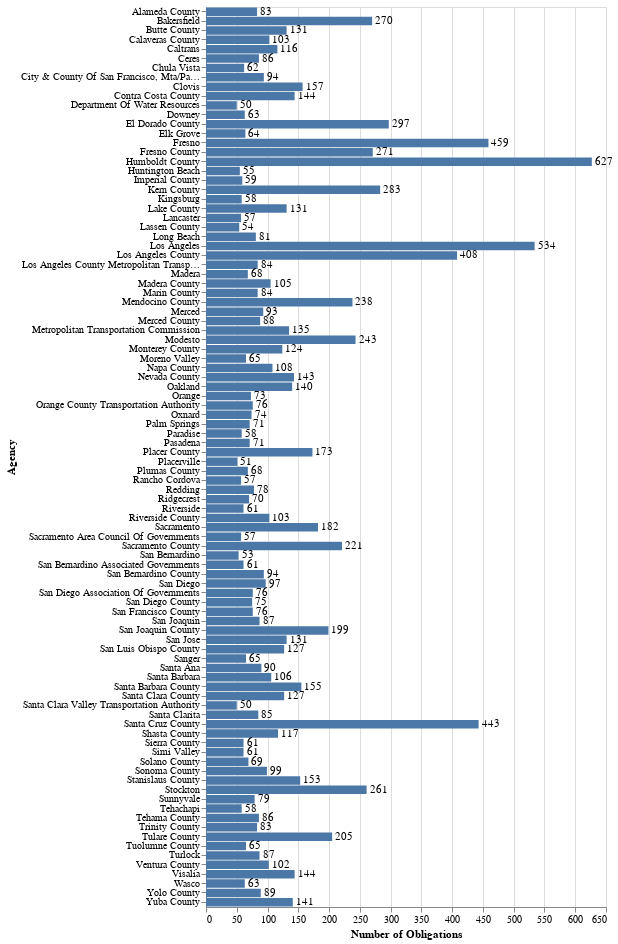

Source (notebook cell):
### Code cell
bars = alt.Chart(source).mark_bar().encode(
    x=alt.X('n', axis=alt.Axis(title='Number of Obligations')),
    y=alt.Y('agency', axis=alt.Axis(title='Agency')
))


text = bars.mark_text(
    align='left',
    baseline='middle',
    dx=3  # Nudges text to right so it doesn't appear on top of the bar
).encode(
    text='n:Q'
)

    
(bars + text).properties(height=900)

### Figure 1 — Vega-Lite specification as saved in the notebook (floating-point values rounded to 4 significant figures)
{"config": {"view": {"continuousWidth": 400, "continuousHeight": 300}}, "layer": [{"mark": "bar", "encoding": {"x": {"axis": {"title": "Number of Obligations"}, "field": "n", "type": "quantitative"}, "y": {"axis": {"title": "Agency"}, "field": "agency", "type": "nominal"}}}, {"mark": {"type": "text", "align": "left", "baseline": "middle", "dx": 3}, "encoding": {"text": {"field": "n", "type": "quantitative"}, "x": {"axis": {"title": "Number of Obligations"}, "field": "n", "type": "quantitative"}, "y": {"axis": {"title": "Agency"}, "field": "agency", "type": "nominal"}}}], "data": {"name": "data-3cc513c58de579ab4a041e5a1aad5971"}, "height": 900, "$schema": "https://vega.github.io/schema/vega-lite/v4.17.0.json", "datasets": {"data-3cc513c58de579ab4a041e5a1aad5971": [{"agency": "Humboldt County", "n": 627}, {"agency": "Los Angeles", "n": 534}, {"agency": "Fresno", "n": 459}, {"agency": "Santa Cruz County", "n": 443}, {"agency": "Los Angeles County", "n": 408}, {"agency": "El Dorado County", "n": 297}, {"agency": "Kern County", "n": 283}, {"agency": "Fresno County", "n": 271}, {"agency": "Bakersfield", "n": 270}, {"agency": "Stockton", "n": 261}, {"agency": "Modesto", "n": 243}, {"agency": "Mendocino County", "n": 238}, {"agency": "Sacramento County", "n": 221}, {"agency": "Tulare County", "n": 205}, {"agency": "San Joaquin County", "n": 199}, {"agency": "Sacramento", "n": 182}, {"agency": "Placer County", "n": 173}, {"agency": "Clovis", "n": 157}, {"agency": "Santa Barbara County", "n": 155}, {"agency": "Stanislaus County", "n": 153}, {"agency": "Contra Costa County", "n": 144}, {"agency": "Visalia", "n": 144}, {"agency": "Nevada County", "n": 143}, {"agency": "Yuba County", "n": 141}, {"agency": "Oakland", "n": 140}, {"agency": "Metropolitan Transportation Commission", "n": 135}, {"agency": "Butte County", "n": 131}, {"agency": "Lake County", "n": 131}, {"agency": "San Jose", "n": 131}, {"agency": "San Luis Obispo County", "n": 127}, {"agency": "Santa Clara County", "n": 127}, {"agency": "Monterey County", "n": 124}, {"agency": "Shasta County", "n": 117}, {"agency": "Caltrans", "n": 116}, {"agency": "Napa County", "n": 108}, {"agency": "Santa Barbara", "n": 106}, {"agency": "Madera County", "n": 105}, {"agency": "Calaveras County", "n": 103}, {"agency": "Riverside County", "n": 103}, {"agency": "Ventura County", "n": 102}, {"agency": "Sonoma County", "n": 99}, {"agency": "San Diego", "n": 97}, {"agency": "City & County Of San Francisco, Mta/Parking & Traffic", "n": 94}, {"agency": "San Bernardino County", "n": 94}, {"agency": "Merced", "n": 93}, {"agency": "Santa Ana", "n": 90}, {"agency": "Yolo County", "n": 89}, {"agency": "Merced County", "n": 88}, {"agency": "San Joaquin", "n": 87}, {"agency": "Turlock", "n": 87}, {"agency": "Ceres", "n": 86}, {"agency": "Tehama County", "n": 86}, {"agency": "Santa Clarita", "n": 85}, {"agency": "Los Angeles County Metropolitan Transportation Authority", "n": 84}, {"agency": "Marin County", "n": 84}, {"agency": "Alameda County", "n": 83}, {"agency": "Trinity County", "n": 83}, {"agency": "Long Beach", "n": 81}, {"agency": "Sunnyvale", "n": 79}, {"agency": "Redding", "n": 78}, {"agency": "Orange County Transportation Authority", "n": 76}, {"agency": "San Diego Association Of Governments", "n": 76}, {"agency": "San Francisco County", "n": 76}, {"agency": "San Diego County", "n": 75}, {"agency": "Oxnard", "n": 74}, {"agency": "Orange", "n": 73}, {"agency": "Palm Springs", "n": 71}, {"agency": "Pasadena", "n": 71}, {"agency": "Ridgecrest", "n": 70}, {"agency": "Solano County", "n": 69}, {"agency": "Madera", "n": 68}, {"agency": "Plumas County", "n": 68}, {"agency": "Moreno Valley", "n": 65}, {"agency": "Sanger", "n": 65}, {"agency": "Tuolumne County", "n": 65}, {"agency": "Elk Grove", "n": 64}, {"agency": "Downey", "n": 63}, {"agency": "Wasco", "n": 63}, {"agency": "Chula Vista", "n": 62}, {"agency": "Riverside", "n": 61}, {"agency": "San Bernardino Associated Governments", "n": 61}, {"agency": "Sierra County", "n": 61}, {"agency": "Simi Valley", "n": 61}, {"agency": "Imperial County", "n": 59}, {"agency": "Kingsburg", "n": 58}, {"agency": "Paradise", "n": 58}, {"agency": "Tehachapi", "n": 58}, {"agency": "Lancaster", "n": 57}, {"agency": "Rancho Cordova", "n": 57}, {"agency": "Sacramento Area Council Of Governments", "n": 57}, {"agency": "Huntington Beach", "n": 55}, {"agency": "Lassen County", "n": 54}, {"agency": "San Bernardino", "n": 53}, {"agency": "Placerville", "n": 51}, {"agency": "Department Of Water Resources", "n": 50}, {"agency": "Santa Clara Valley Transportation Authority", "n": 50}]}}
